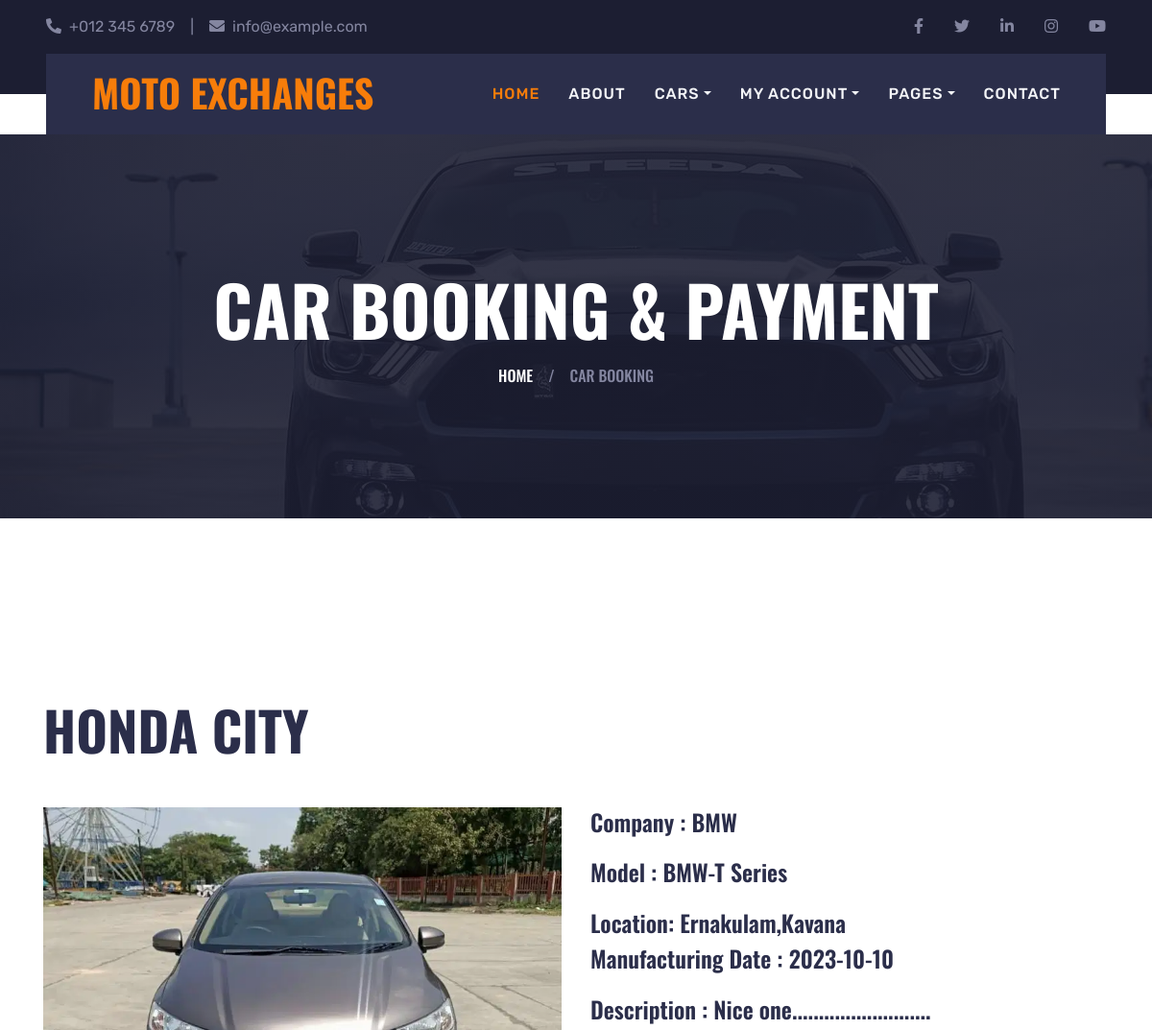
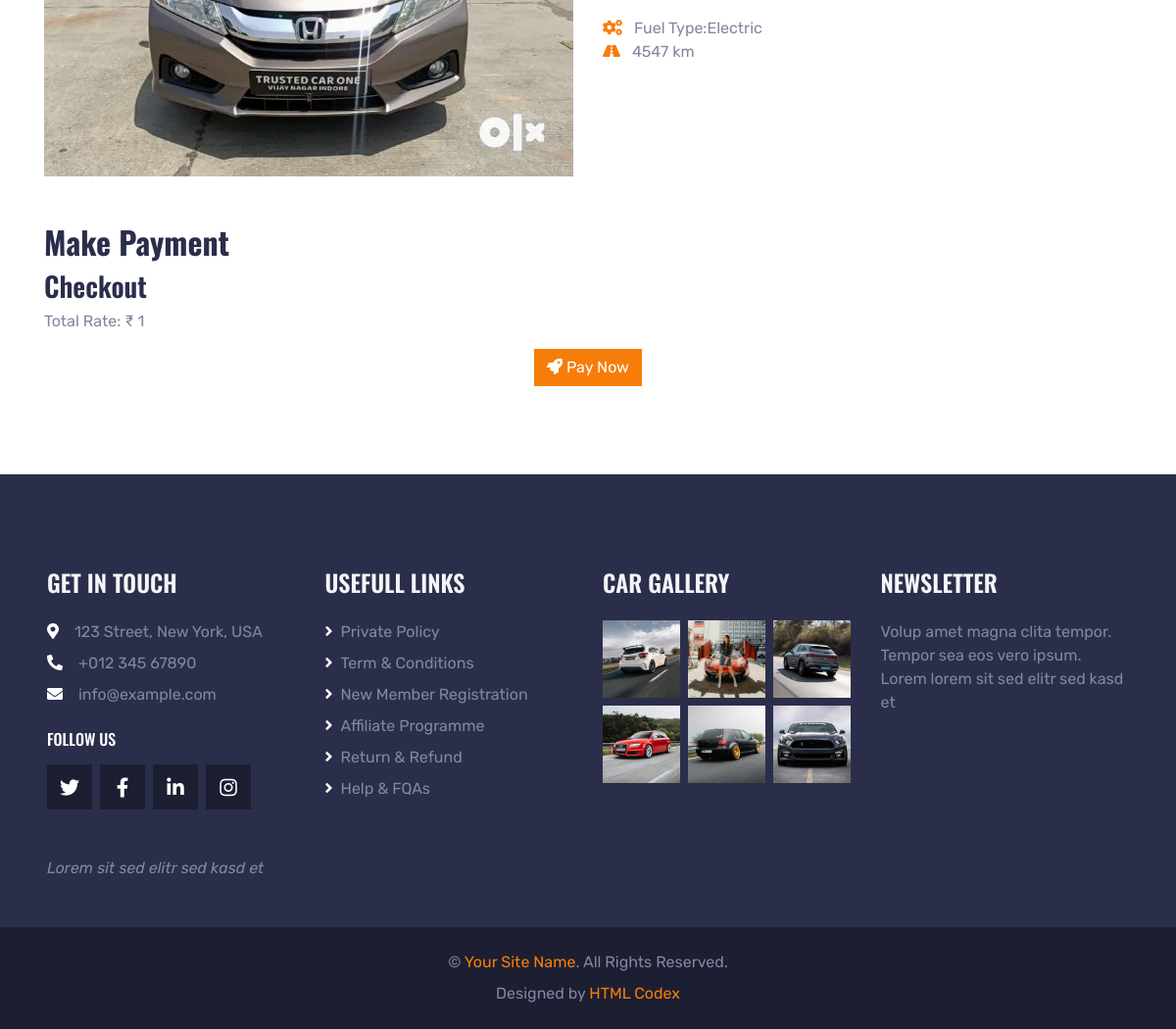
/customer/bookingvehicle.php?vehicle_id=35, run on the app's committed database (2 pictures, top to bottom).
### tables this page shows
CREATE TABLE IF NOT EXISTS `tbl_vehicle` (
  `vehicle_id` int NOT NULL AUTO_INCREMENT,
  `cust_id` int NOT NULL,
  `fuel_id` int NOT NULL,
  `comp_id` int NOT NULL,
  `model_id` int NOT NULL,
  `cur_km` int NOT NULL,
  `owner_status` text NOT NULL,
  `img1` text NOT NULL,
  `img2` text NOT NULL,
  `img3` text NOT NULL,
  `desp` text NOT NULL,
  `post_date` date NOT NULL,
  `rate` float NOT NULL,
  `man_date` date NOT NULL,
  `bod_id` int NOT NULL,
  `dis_id` int NOT NULL,
  `loc_id` int NOT NULL,
  `ve_name` varchar(40) NOT NULL,
  PRIMARY KEY (`vehicle_id`)
);

CREATE TABLE IF NOT EXISTS `tbl_companyreg` (
  `comp_id` int NOT NULL AUTO_INCREMENT,
  `comp_name` varchar(30) NOT NULL,
  PRIMARY KEY (`comp_id`)
);

CREATE TABLE IF NOT EXISTS `tbl_model` (
  `model_id` int NOT NULL AUTO_INCREMENT,
  `model_name` varchar(30) NOT NULL,
  `comp_id` int NOT NULL,
  PRIMARY KEY (`model_id`)
);

CREATE TABLE IF NOT EXISTS `tbl_dis` (
  `dis_id` int NOT NULL AUTO_INCREMENT,
  `dis_name` varchar(30) NOT NULL,
  PRIMARY KEY (`dis_id`)
);

CREATE TABLE IF NOT EXISTS `tbl_loc` (
  `loc_id` int NOT NULL AUTO_INCREMENT,
  `loc_name` varchar(30) NOT NULL,
  `dis_id` int NOT NULL,
  PRIMARY KEY (`loc_id`)
);

CREATE TABLE IF NOT EXISTS `tbl_fuel` (
  `fuel_id` int NOT NULL AUTO_INCREMENT,
  `fuel_name` varchar(30) NOT NULL,
  PRIMARY KEY (`fuel_id`)
);

### dboperation.php (called while the page is built, shortened)
<?php
class dboperation
{
public $con,$res;
function __construct()
{
$this->con=mysqli_connect("localhost","root","","secondhandcar");
}
public function query($sql)
{
$this->res=mysqli_query($this->con,$sql);
return $this->res;
}
}
?>

### customer/bookingvehicle.php (the view, shortened to what this page needs)
<?php
include("headervview.php");
?>
<?php
$vehicle_id = $_GET['vehicle_id'];
require_once("../dboperation.php");
$obj = new dboperation();
$sql = "SELECT * FROM tbl_vehicle v
        INNER JOIN tbl_model m ON m.model_id=v.model_id
        INNER JOIN tbl_companyreg c ON c.comp_id=v.comp_id
        INNER JOIN tbl_fuel f ON f.fuel_id=v.fuel_id
        INNER JOIN tbl_dis d ON d.dis_id=v.dis_id
        INNER JOIN tbl_loc l ON l.loc_id=v.loc_id
        WHERE v.vehicle_id = $vehicle_id";
$res = $obj->query($sql);
$display = mysqli_fetch_assoc($res);
?>
<div class="container-fluid page-header">
    <h1 class="display-3 text-uppercase text-white mb-3">Car Booking & Payment</h1>
    <div class="d-inline-flex text-white">
        <h6 class="text-uppercase m-0"><a class="text-white" href="index.php">Home</a></h6>
        <h6 class="text-body m-0 px-3">/</h6>
        <h6 class="text-uppercase text-body m-0">Car Booking</h6>
    </div>
</div>
<div class="container-fluid pt-5">
    <div class="container pt-5 pb-3">
        <div class="row align-items-center pb-2">
            <div class="col-lg-6 mb-4">
                <h1 class="display-4 text-uppercase mb-5"><?php echo $display['ve_name'] ?></h1>
                <img class="img-fluid" src="../upload/<?php echo $display['img1']; ?>" alt="">
            </div>
            <div class="col-lg-6 mb-4">
                <div class="d-flex mb-3">
                    <h4 class="mr-2">Company : <?php echo $display['comp_name'] ?></h4>
                </div>
                <div class="d-flex mb-3">
                    <h4 class="mr-2">Model : <?php echo $display['model_name'] ?></h4>
                </div>
                <div class "d-flex mb-3">
                    <h4 class="mr-2">Location: <?php echo $display['dis_name'] ?>,<?php echo $display['loc_name'] ?></h4>
                </div>
                <div class="d-flex mb-3">
                    <h4 class="mr-2">Manufacturing Date : <?php echo $display['man_date'] ?></h4>
                </div>
                <div class="d-flex mb-3">
                    <h4 class="mr-2">Description : <?php echo $display['desp'] ?></h4>
                </div>
                <i class="fa fa-cogs text-primary mr-2"></i>
                <span>Fuel Type:<?php echo $display['fuel_name']; ?></span>
                <br>
                <i class="fa fa-road text-primary mr-2"></i>
                <span><?php echo $display['cur_km']; ?> km</span>
            </div>
        </div>
    </div>
</div>
<main class="page payment-page">
    <section class="payment-form dark">
        <div class="container">
            <div class="block-heading">
                <h2>Make Payment</h2>
            </div>
            <form>
                <div class="products">
                    <h3 class="title">Checkout</h3>
                    <div class="item">
                        <p class="item-name">Total Rate: ₹ <?php echo $display['rate'] ?></p>
                    </div>
                </div>
            </form>
        </div>
    </section>
</main>
<center>
    <button type="button" class="btn btn-primary launch" data-toggle="modal" data-target="#staticBackdrop">
        <i class="fa fa-rocket"></i> Pay Now
    </button>
</center>
<?php
include("footercust.php");
?>

### customer/css/style.css (style rules this page uses)
:root { --primary: #F77D0A; --secondary: #2B2E4A; --light: #F4F5F8; --dark: #1C1E32; }
h1, h2, .font-weight-bold { font-weight: 700 !important; }
h3, h4, .font-weight-semi-bold { font-weight: 600 !important; }
h5, h6, .font-weight-medium { font-weight: 500 !important; }
.page-header { height: 400px; margin-bottom: 90px; display: flex; flex-direction: column; align-items: center; justify-content: center; background: linear-gradient(rgba(28, 30, 50, .9), rgba(28, 30, 50, .9)), url(../img/bg-banner.jpg); background-attachment: fixed; }

### data on the page
tbl_vehicle: ve_name "HONDA CITY", img1 (picture), comp.comp_name "BMW", model.model_name "BMW-T Series", dis.dis_name "Ernakulam", loc.loc_name "Kavana", man_date "2023-10-10", desp "Nice one..........................", fuel.fuel_name "Electric", cur_km "4547", rate "1"
